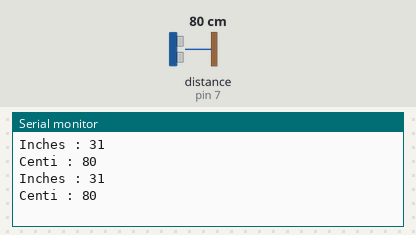
Recording of a sketch running on a simulated Arduino Uno, built with avr-gcc and run on an emulated ATmega328P. Shown: the last lines printed to the serial monitor. Wiring (inferred from the names in the program): ultrasonic range finder: trigger pin 8; echo pin 7. Inputs (shaded band) come from the test bench; at power-on: distance to the obstacle (sensor on pin 7) 80 cm. The echo pulse lasts 58.3 µs per cm.

Above: at 1.8 s.
1.9 s: distance to the obstacle (sensor on pin 7) set to 2 cm
At 2.6 s:
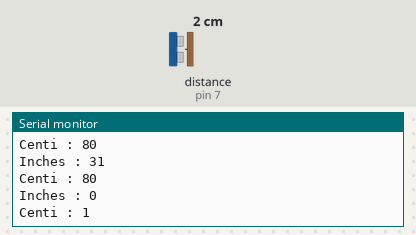
3.4 s: distance to the obstacle (sensor on pin 7) set to 4 cm
At 4.8 s:
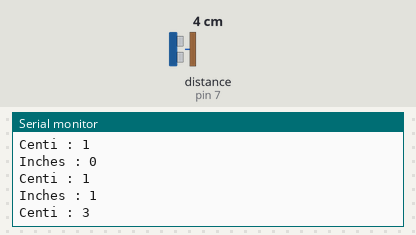
Timing chart, 0 to 6.4 s (numbered marks = the images above; inputs shaded):
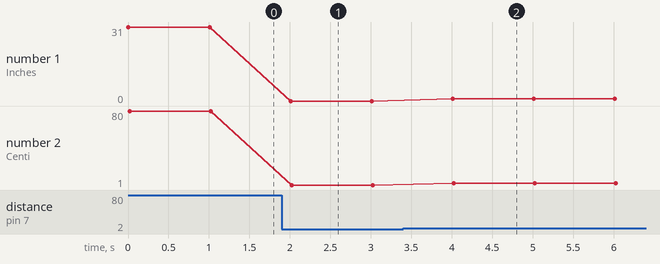

The sketch:

ultrasonic.ino
```cpp
int echoPin = 7;
int trigPin = 8;
int duration;
int inches;
int cm;
int output = 11;

void setup() {
  // put your setup code here, to run once:
  pinMode(trigPin, OUTPUT);
  pinMode(echoPin, INPUT);
  Serial.begin(9600);
}

void loop() {
  // put your main code here, to run repeatedly:
  digitalWrite(trigPin, LOW);
  delayMicroseconds(2);
  digitalWrite(trigPin, HIGH);
  delayMicroseconds(10);
  digitalWrite(trigPin, LOW);
  duration = pulseIn(echoPin, HIGH);
  inches = microsecondstoinches(duration);
  cm = microsecondstocenti(duration);
  Serial.print("Inches : ");
  Serial.println(inches);
  Serial.print("Centi : ");
  Serial.println(cm);
  if (cm <= 4)
  {
    digitalWrite(output, HIGH);
  }
  else
  {
    digitalWrite(output, LOW);
  }
  delay(1000);
}

long microsecondstoinches(long duration)
{
  return duration / 74 /2;
}

long microsecondstocenti(long duration)
{
  return duration / 29 /2;
}
```

Measured:
- after the input at 1.9 s, the serial monitor: prints a new line after 0.11 s (image 1)
- after the input at 3.4 s, the serial monitor: prints a new line after 0.61 s (image 2)
- plotted number 1: 31 → 0 after the input at 1.9 s
- plotted number 2: 80 → 1 after the input at 1.9 s, 1 → 3 after the input at 3.4 s
